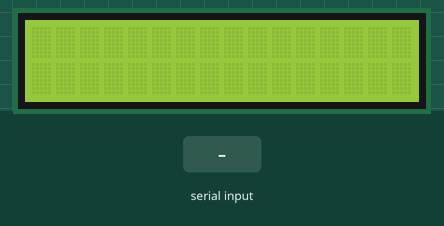
Recording of a sketch running on a simulated Arduino Uno, built with avr-gcc and run on an emulated ATmega328P. Parts: 16×2 character LCD. Inputs (shaded band) come from the test bench. What the sketch prints to the serial monitor is not drawn.

Above: at 1.2 s.
1.3 s: "1" received over Serial
At 2.9 s:
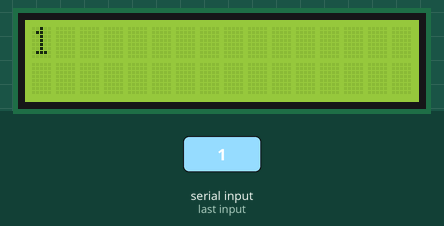
4.3 s: "0" received over Serial
At 5.4 s:
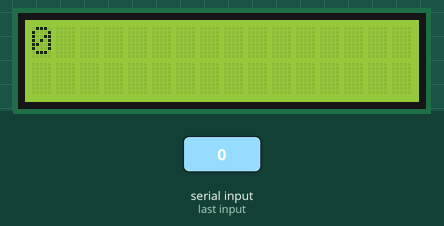
7.0 s: "2" received over Serial
At 7.9 s:
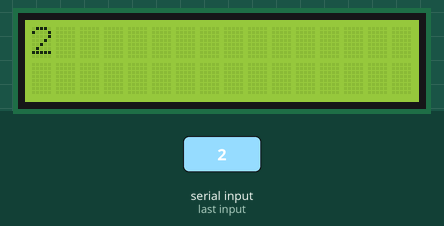
Timing chart, 0 to 10.0 s (numbered marks = the images above; inputs shaded):
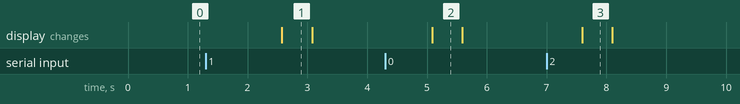

The sketch:

xbeeReceiver.ino
```cpp
#include <LiquidCrystal.h>

LiquidCrystal lcd(12, 11, 5, 4, 3, 2);
void setup() {
  Serial.begin(9600);
  Serial.setTimeout(10);
  lcd.begin(16, 2);
  lcd.setCursor(0,0);
}
void loop() {
  String c = "XBee not available.";
  String a;
  if (Serial.available()) {
    a = Serial.readString();
    Serial.print(a);

  }
  else {
    Serial.println(c);
  }
  lcd.print(a);
  delay(500);
  lcd.clear();
  delay(2000);
}
```

Measured:
- after the input at 1.3 s, the display: changes after 1.3 s (image 1)
- after the input at 4.3 s, the display: changes after 0.79 s (image 2)
- after the input at 7.0 s, the display: changes after 0.60 s (image 3)
- what the display in image 1 shows lasts 0.5 s, from 2.6 s to 3.1 s
